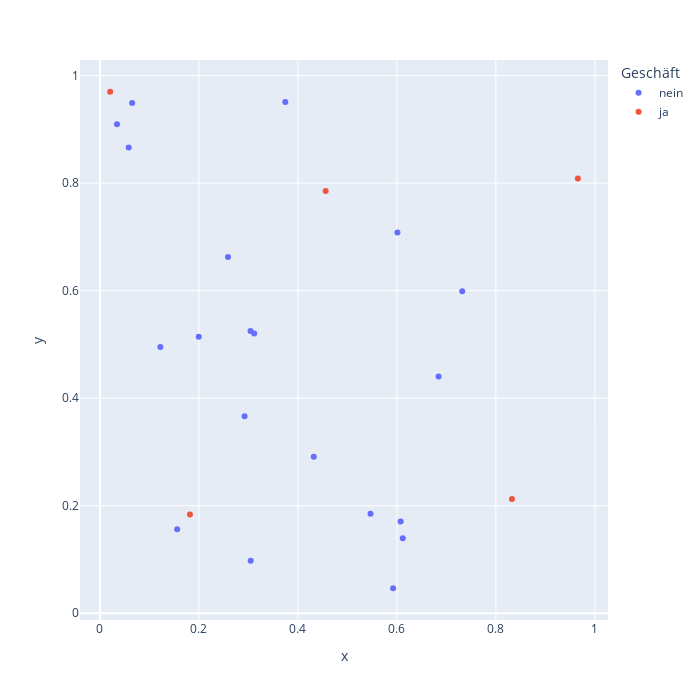

Notebook source saved alongside this figure:
### Code cell
koordinaten["Geschäft"] = "ja"
for i in standorte:
    if x[i].x < 1e-6:
        koordinaten.loc[i, "Geschäft"] = "nein"
px.scatter(data_frame=koordinaten, x="x", y="y", color="Geschäft", width=700, height=700)

### Figure 1 — Plotly figure (JSON) as saved in the notebook; plotly's stock layout.template omitted (floating-point values rounded to 4 significant figures)
{"data": [{"hovertemplate": "Geschäft=nein<br>x=%{x}<br>y=%{y}<extra></extra>", "legendgroup": "nein", "marker": {"color": "#636efa", "symbol": "circle"}, "mode": "markers", "name": "nein", "orientation": "v", "showlegend": true, "type": "scatter", "x": [0.3745, 0.732, 0.156, 0.05808, 0.6011, 0.3042, 0.4319, 0.6119, 0.2921, 0.1997, 0.5924, 0.6075, 0.06505, 0.3046, 0.6842, 0.122, 0.03439, 0.2588, 0.3117, 0.5467], "xaxis": "x", "y": [0.9507, 0.5987, 0.156, 0.8662, 0.7081, 0.5248, 0.2912, 0.1395, 0.3664, 0.5142, 0.04645, 0.1705, 0.9489, 0.09767, 0.4402, 0.4952, 0.9093, 0.6625, 0.5201, 0.1849], "yaxis": "y"}, {"hovertemplate": "Geschäft=ja<br>x=%{x}<br>y=%{y}<extra></extra>", "legendgroup": "ja", "marker": {"color": "#EF553B", "symbol": "circle"}, "mode": "markers", "name": "ja", "orientation": "v", "showlegend": true, "type": "scatter", "x": [0.02058, 0.8324, 0.1818, 0.4561, 0.9656], "xaxis": "x", "y": [0.9699, 0.2123, 0.1834, 0.7852, 0.8084], "yaxis": "y"}], "layout": {"height": 700, "legend": {"title": {"text": "Geschäft"}, "tracegroupgap": 0}, "margin": {"t": 60}, "width": 700, "xaxis": {"anchor": "y", "domain": [0, 1], "title": {"text": "x"}}, "yaxis": {"anchor": "x", "domain": [0, 1], "title": {"text": "y"}}}}
